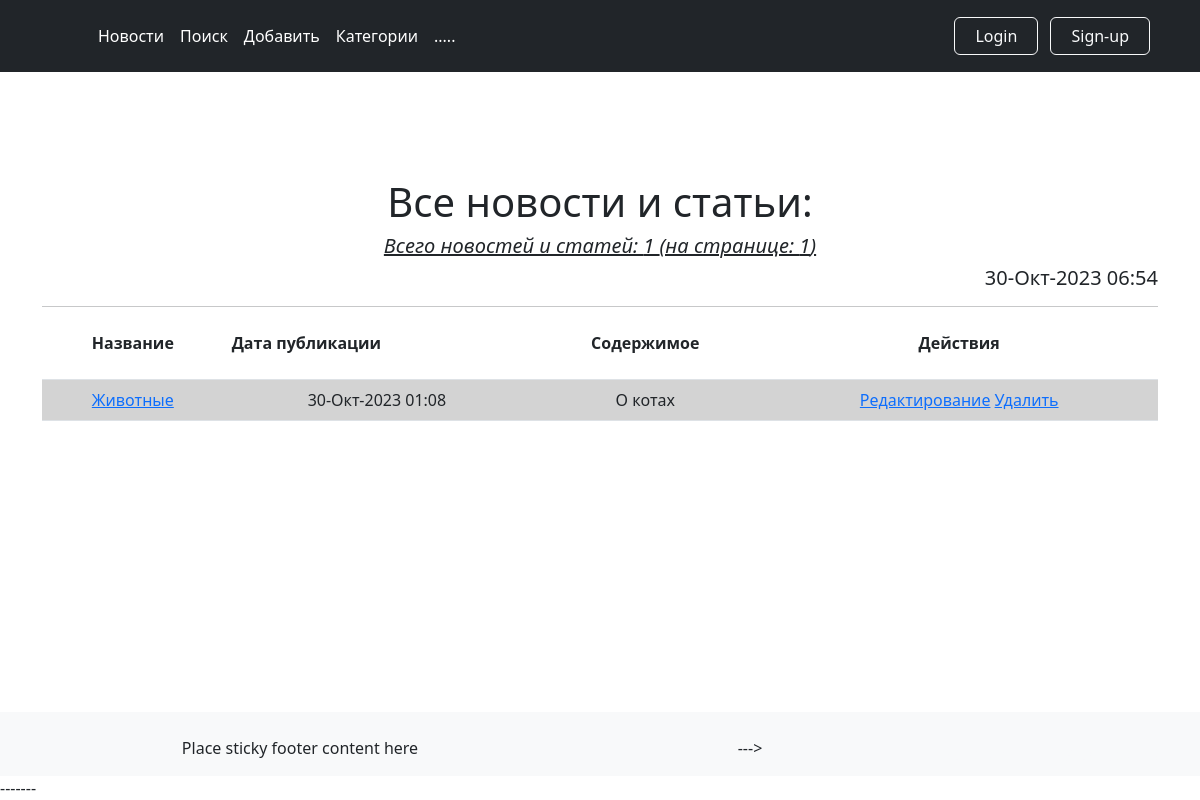
The page / on the database its author committed.
### news/models.py (models this page shows, shortened)
class Post(models.Model):
    author = models.ForeignKey(Author, on_delete=models.CASCADE, verbose_name='Автор')
    NEWS = 'NW'
    ARTICLE = 'AR'
    TYPES = [
        (NEWS, 'Новость'),
        (ARTICLE, 'Статья'),
    ]
    categoryType = models.CharField(max_length=2, choices=TYPES, default=ARTICLE, verbose_name='Тип статьи')
    dateCreation = models.DateTimeField(auto_now_add=True, verbose_name='Дата публикации')
    postCategory = models.ManyToManyField(Category, through='PostCategory', verbose_name='Категории статьи')
    title = models.CharField(max_length=128, verbose_name='Заголовок')
    text = models.TextField(verbose_name='Текст статьи')
    rating = models.SmallIntegerField(default=0, verbose_name='Рейтинг')

### news/views.py (the view, shortened to what this page needs)
# urls.py: path('', PostsList.as_view(), name='posts'),
class PostsList(ListView):
    model = Post
    template_name = 'news/posts.html'
    context_object_name = 'posts'
    ordering = ['-dateCreation']
    form_class = PostForm
    paginate_by = 5
    def get_context_data(self, **kwargs):
        context = super().get_context_data(**kwargs)
        context['time_now'] = timezone.localtime(timezone.now())  # добавим переменную текущей даты time_now
        context['posts_count'] = Post.objects.all().count()  # добавим переменную кол-во постов
        context['form'] = PostForm()
        context['is_not_authors'] = not self.request.user.groups.filter(name='authors').exists()
        return context

### news/templatetags/custom_filters.py (called while the page is built)
@register.filter(name='Censor2')
def hide_forbidden(text):
    words = text.split()
    result = []
    for word in words:
        if word in banned_word_list:
            result.append(word[0] + "*"*(len(word)-2) + word[-1])
        else:
            result.append(word)
    return " ".join(result)

### news/templates/news/posts.html (shortened to what this page needs)
{% extends 'layout/default.html' %}
{% load custom_filters %}
{% block content %}
    {% if category %}
        {% if user not in category.subscribers.filter %}
            <a href="{% url 'news:subscribe' category.pk %}" class="btn btn-primary">Подписаться</a>
        {% else %}
            <a href="{% url 'news:unsubscribe' category.pk %}" class="btn btn-secondary btn-sm">Отписаться</a>
        {% endif %}
        <h1 align="center" >Новости и статьи категории `{{ category.name }}`:</h1>
        <h5 align="center"><i><u> Всего новостей и статей: {{ category.post_set.count }}
            (на странице: {{ posts|length }})</u></i>
        </h5>
    {% else %}
        <h1 align="center" >Все новости и статьи:</h1>
        <h5 align="center"><i><u> Всего новостей и статей: {{ posts_count }}
            (на странице: {{ posts|length }})</u></i>
        </h5>
    {% endif %}
    <h5 align="right">{{ time_now| date:'d-M-Y H:i' }}</h5>
    <hr>
    {% if posts %}
        <table class="table">
            <tr>
                <th scope="col"> Название</th>
                <th scope="col"><p align="justify"> Дата публикации</p></th>
                <th scope="col">Содержимое</th>
                <th scope="col">Действия</th>
            </tr>
            {% for post in posts %}
                <tr class="{% cycle 'blue_tr' 'white_tr' %}">
                    <td>
                        <a href="{% url 'news:post_detail' post.pk %}">
                            {{ post.title|truncatewords:8|truncatechars:50|Censor2 }}
                        </a>
                    </td>
                    <td>{{ post.dateCreation| date:'d-M-Y H:i' }}</td>
                    <td>{{ post.text|truncatechars:50|Censor2 }}</td>
                    <td>
                        <a href="{% url 'news:post_update' post.pk %}">Редактирование</a>
                        <a href="{% url 'news:post_delete' post.pk %}">Удалить</a>
                    </td>
                </tr>
            {% endfor %}
        </table>
    {% else %}
        <h2>Новостей и статей нет!</h2>
    {% endif %}
{% endblock content %}

### static/css/styles.css (style rules this page uses)
.blue_tr { background-color: lightgray; }
* { margin: 0; padding: 0; }
html, body { height: 100%; }

### rows shown on the page
Post: title|Censor2 "Животные", dateCreation "30-Окт-2023 01:08", text|Censor2 "О котах"

### other values the page prints
{{ posts_count }} "1"
{{ posts|length }} "1"
{{ time_now| date:'d-M-Y H:i' }} "30-Окт-2023 06:54"
